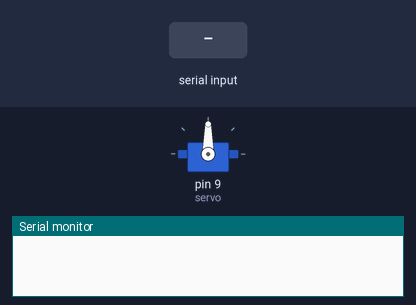
This sketch was run on a simulated Arduino Uno, built with avr-gcc and run on an emulated ATmega328P. On the bench: servo, the last lines printed to the serial monitor. The test bench sets the inputs (shaded band).

Above: at 1.2 s.
1.3 s: "R" received over Serial
At 3.5 s:
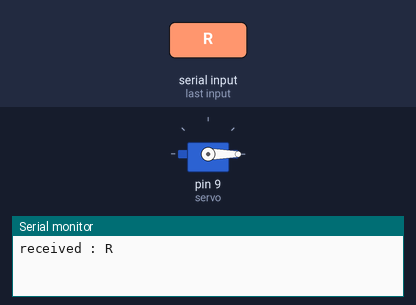
3.8 s: "L" received over Serial
At 5.3 s:
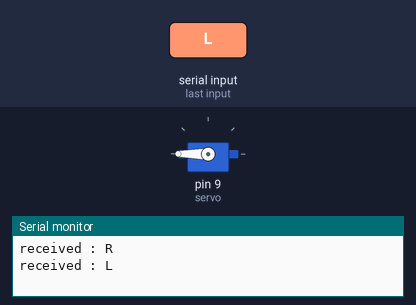
6.3 s: "M" received over Serial
At 8.4 s:
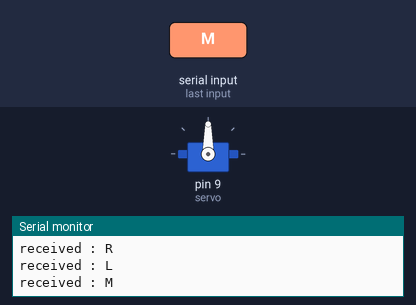
Timing chart, 0 to 9.9 s (numbered marks = the images above; inputs shaded):
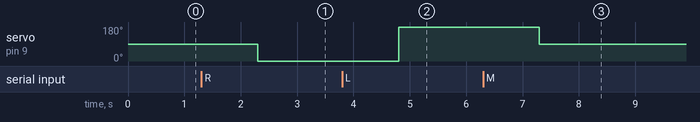

The sketch:

servo-arduino.ino
```cpp
#include <Servo.h>;
Servo servo;
String result;
  void setup() {
    Serial.begin(9600);
    servo.attach(9);
  }

  void loop() {
    while (Serial.available() > 0){
      result = Serial.readString();

      Serial.print("received : ");
      Serial.println(result);

      if (result.equals("R")){
        servo.write(0);
        delay(100);
      }
      if (result.equals("L")){
        servo.write(180);
        delay(100);
      }
      if (result.equals("M")){
        servo.write(90);
        delay(100);
      }
    }

  }
```

Measured:
- after the input at 1.3 s, servo on pin 9 (servo): 90° → 0° after 1.0 s
- after the input at 3.8 s, servo on pin 9 (servo): 0° → 180° after 1.0 s
- after the input at 6.3 s, servo on pin 9 (servo): 180° → 90° after 1.0 s
